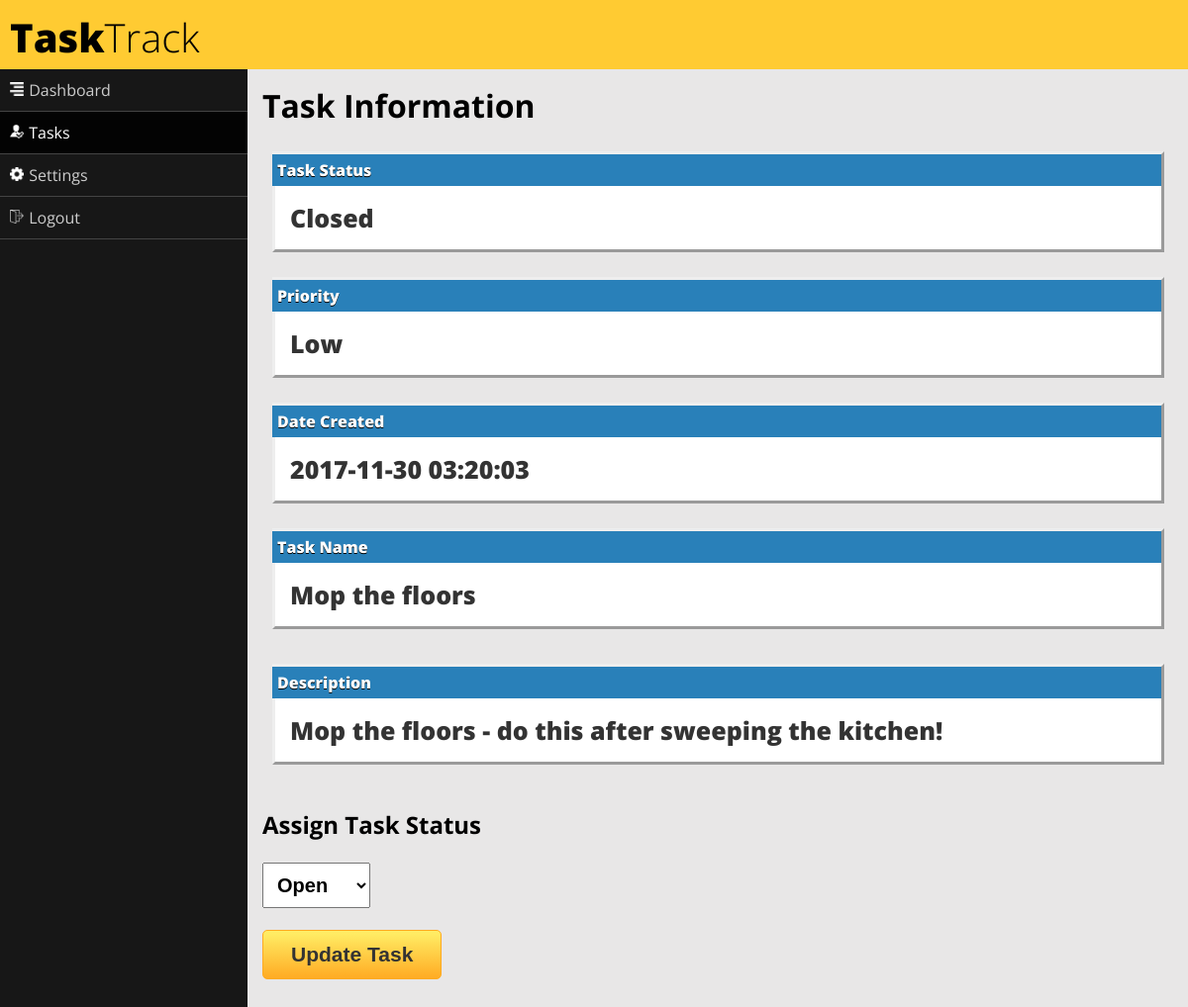
The page /pages/viewtask.php?tID=34 (signed in) on the database its author committed.
### tables this page shows
CREATE TABLE `TASKS` (
  `task_id` int(11) NOT NULL,
  `actor` varchar(10) NOT NULL,
  `task_name` varchar(100) NOT NULL,
  `description` varchar(500) NOT NULL,
  `status` varchar(10) NOT NULL,
  `date_created` datetime NOT NULL DEFAULT CURRENT_TIMESTAMP,
  `date_closed` datetime DEFAULT NULL,
  `priority` varchar(10) NOT NULL,
  `user_email` varchar(50) NOT NULL
);

### html/pages/viewtask.php (the view, shortened to what this page needs)
<!DOCTYPE html>
<html>
<head>
<link rel="stylesheet" type="text/css" href="admin.css">
</head>
<body>
<div id="header">
  <div class="logo">
    <a href="#">Task<span>Track</span></a>
  </div>
</div>
<div id="container">
  <div class="sidebar">
    <ul id="nav">
      <li><a href="../main.php"><img src="../img/menu.png" style="width:1.2em;padding-right:5px;">Dashboard</a></li>
      <li><a class="selected" href="tasks.php"><img src="../img/verification.png" style="width:1.2em;padding-right: 5px;">Tasks</a></li>
      <li><a href="settings.php"><img src="../img/settings.png" style="width:1.2em;padding-right: 5px;">Settings</a></li>
      <li><a href="/scripts/logout.php"><img src="../img/exit.png" style="width:1.2em;padding-right: 5px;">Logout</a></li>
    </ul>
  </div>
   <div class="content">
    <h1>Task Information</h1>
     <div id="db" style="width:99%;padding-top:10px;padding-left:10px;">
     <div class="db-top" style="text-align:left;">Task Status</div>
     <div class="db-panel" style="text-align:left;"><?php getTask(Status); ?></div>
    </div>
     <div id="db" style="width:99%;padding-top:10px;padding-left:10px;">
     <div class="db-top" style="text-align:left;">Priority</div>
     <div class="db-panel" style="text-align:left;"><?php getTask(Priority); ?></div>
    </div>
     <div id="db" style="width:99%;padding-top:10px;padding-left:10px;">
     <div class="db-top" style="text-align:left;">Date Created</div>
     <div class="db-panel" style="text-align:left;"><?php getTask(date_created); ?></div>
    </div>
    <div id="db" style="width:99%;padding-top:10px;padding-left:10px;">
     <div class="db-top" style="text-align:left;">Task Name</div>
     <div class="db-panel" style="text-align:left;"> <?php getTask(task_name); ?> </div>
    </div>
    <div id="db" style="width:99%;padding-top:20px;padding-left:10px;">
     <div class="db-top" style="text-align:left;">Description</div>
     <div class="db-panel" style="text-align:left;"> <?php getTask(description); ?></div>
    </div>
     <form action="../scripts/userUpdateTask.php" method="post">
     <br><br>
       <h2>Assign Task Status</h2>
       <br>
      <select name="taskpriority" style="padding:10px 10px 10px 10px;font-weight:bold;font-size:20px;">
        <option value="Open">Open</option>
      </select>
      <br><br>
      <input type="submit" value="Update Task" class="myButton">
      </form>
    </div>
</div>
</body>
</html>
<?php
function getTask($X){
$servername = "localhost";
$username = "root";
$password = "6SZP)}+33Ez&^Uqt";
$mysqli = mysqli_connect($servername, $username, $password, "COSCPROJECT");
if (mysqli_connect_errno()) {
  printf ("Connect failed: %s\n", mysqli_connect_error());
  exit();
} else {
   $taskID = $_GET['tID'];
   $sql = "SELECT $X FROM TASKS WHERE task_id='$taskID'";
   $result = mysqli_query($mysqli, $sql);
   if(mysqli_num_rows($result) > 0){
     while($row = mysqli_fetch_assoc($result)){
       echo $row["$X"];
       break;
    }
    }
    }
    }
?>

### html/pages/admin.css (style rules this page uses)
* { margin: 0; padding: 0; box-sizing: border-box; }
html, body { height: 100%; }
body { font-family: 'Open Sans'; background-color:#E8E7E7; }
a { text-decoration: none; }
h1 { background-color: #E8E7E7; }
div#header { width: 100%; height: 70px; background-color: #FFCB32; margin: 0 auto; }
.logo { float: left; margin-top: 10px; margin-left: 10px; }
.logo a { font-size: 2.5em; color: black; font-weight: 900; }
.logo a span { font-weight: 300; }
div#container { width: 100%; height:100%; margin: 0 auto; }
.sidebar { width: 250px; background:#171717; float: left; margin-bottom: -5000px; padding-bottom: 5000px; overflow: hidden; }
ul#nav li { list-style: none; }
ul#nav li a { color: #ccc; display: block; padding: 10px; font-size: 1em; border-bottom: 1px solid #444; -webkit-transition: all 0.2s ease; -moz-transition: all 0.2s ease; -ms-transition: all 0.2s ease; -o-transition: all 0.2s ease; transition: all 0.2s ease; }
ul#nav li a.selected { background: #030303; color:#fff; }
.content { width: auto; height: 100%; background: #E8E7E7; margin-left: 250px; padding: 15px; }
div#db { margin-top: 15px; }
div#db .db-top { color: #fff; text-shadow: 0 1px #000; background: #2980b9; padding: 5px; font-weight: 900; text-align:center; border-style:outset; border-width:3px 3px 0 0; }
div#db .db-panel { padding: 15px; background: #fff; color: #333; font-size:25px; text-align:center; font-weight:900; border-style:outset; border-width:0 3px 3px 3px; }
@media only screen and (min-width: 480px) { .sidebar { min-height: 900px; display: block; } }
@media only screen and (min-width: 480px) { .myButton { background:-webkit-gradient(linear, left top, left bottom, color-stop(0.05, #ffec64), color-stop(1, #ffab23)); background:-moz-linear-gradient(top, #ffec64 5%, #ffab23 100%); background:-webkit-linear-gradient(top, #ffec64 5%, #ffab23 100%); background:-o-linear-gradient(top, #ffec64 5%, #ffab23 100%); background:-ms-linear-gradient(top, #ffec64 5%, #ffab23 100%); background:linear-gradient(to bottom, #ffec64 5%, #ffab23 100%); filter:progid:DXImageTransform.Microsoft.gradient(startColorstr='#ffec64', endColorstr='#ffab23',GradientType=0); background-color:#ffec64; -moz-border-radius:5px; -webkit-border-radius:5px; border-radius:5px; border:1px solid #ffaa22; display:inline-block; cursor:pointer; color:#333333; font-family:Arial; font-size:21px; font-weight:bold; padding:12px 28px; text-decoration:none; } }

### rows shown on the page
tasks: status "Closed", priority "Low", date_created "2017-11-30 03:20:03", task_name "Mop the floors", description "Mop the floors - do this after sweeping the kitchen!"
